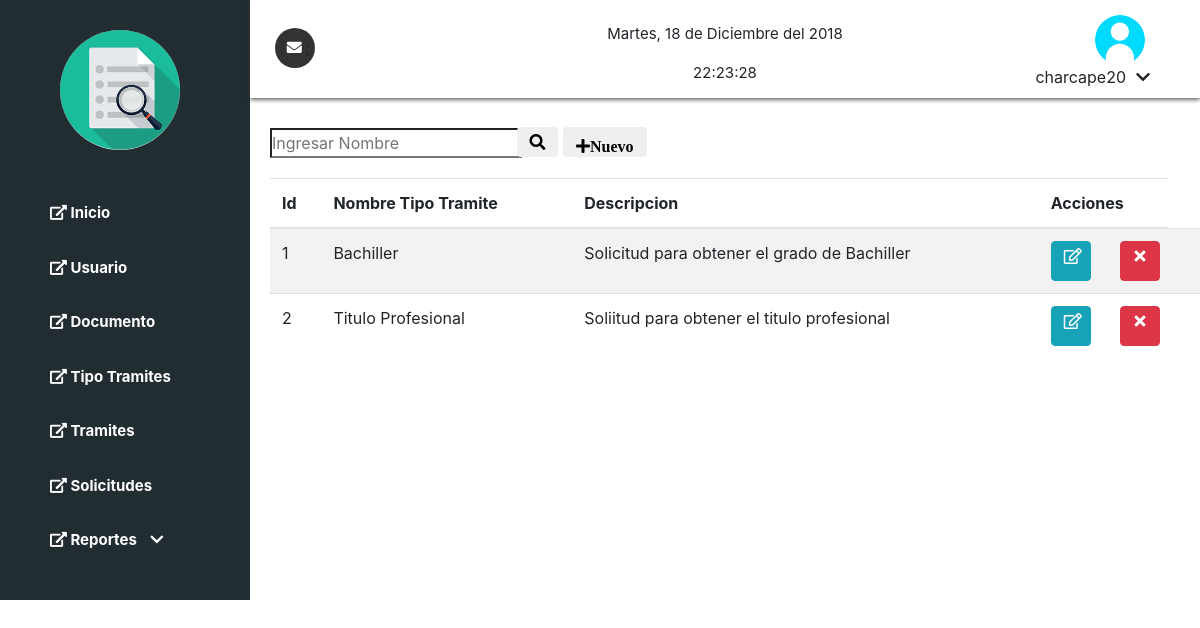
/tipotramite (signed in), run on the app's committed database.
### tables this page shows
create table if not exists t_tipo_tramite
(
  `id_tipo_tramite`     integer(11)  not null auto_increment,
  `nombre_tipo_tramite` varchar(25)  not null,
  `descripcion`         varchar(100) not null,
  constraint `pk_tipo_tramite` primary key (id_tipo_tramite)
);

### models/conexion.php (called while the page is built)
<?php
class Conexion{
    public function conectar(){
        $link=new PDO("mysql:host=localhost;dbname=trazabilidad","root","",
        array(PDO::MYSQL_ATTR_INIT_COMMAND => 'SET NAMES  \'UTF8\''));
        return $link;
    }
}

### models/tipotramite.php (called while the page is built, shortened)
<?php
require_once 'conexion.php';
class TipotramiteModel
{
    public function mostrarTipotramiteModel($tabla1)
    {
        try {
            $con = new Conexion();
            $stmt = $con->conectar()->prepare(
                "Select * From $tabla1"
            );
            $stmt->execute();
            return $stmt->fetchAll();
        } catch (Exception $e) {
            die($e->getMessage());
        }
    }
}

### controllers/enlaces.php (called while the page is built)
<?php
class Enlaces{
	public function enlacesController(){
		if(isset($_GET["action"])){
			$enlaces = $_GET["action"];
		}
		else{
			$enlaces = "index";
		}
		$enlacesModels=new EnlacesModels();
		$respuesta = $enlacesModels->enlacesModel($enlaces);
		include $respuesta;
	}
}

### controllers/template.php (called while the page is built)
<?php
class TemplateController{
	public function template(){
		include "views/template.php";
	}
}

### index.php (called while the page is built, shortened)
<?php
require_once "models/enlaces.php";
require_once "models/tipotramite.php";
require_once "controllers/template.php";
require_once "controllers/enlaces.php";
require_once "controllers/tipotramite.php";
$template = new TemplateController();
$template -> template();

### controllers/tipotramite.php (the view, shortened to what this page needs)
<?php
require_once 'models/tipotramite.php';
class TipotramiteController
{
    public function mostrarTipotramiteController()
    {
        $tipotramiteModel = new TipotramiteModel();
        $respuesta = $tipotramiteModel->mostrarTipotramiteModel("t_tipo_tramite");
        foreach ($respuesta as $row => $item) {
            echo '<tr>
                <td>' . $item["id_tipo_tramite"] . '</td>
                <td>' . $item["nombre_tipo_tramite"] . '</td>
                <td>' . $item["descripcion"] . '</td>
                <td>
                    <a href="#myModalModificar' . $item["id_tipo_tramite"] . '" data-toggle="modal"><span  class="btn btn-info far fa-edit modificar"></span></a>
                </td>
                <td>
                    <a href="index.php?action=tipotramite&idBorrar=' . $item["id_tipo_tramite"] . '"><span class="btn btn-danger fa fa-times eliminar"></span></a>
                </td>
                <div class="modal fade" id="myModalModificar' . $item["id_tipo_tramite"] . '" role="dialog">
                                    <input type="hidden" name="id_tipo_tramite" value="' . $item["id_tipo_tramite"] . '">
                                        <input type="text" class="form-control" name="nombre_tipo_tramite" placeholder="Ingresa tu dni" value="' . $item["nombre_tipo_tramite"] . '">
                                        <input type="text" class="form-control" name="descripcion" placeholder="Ingresa tu Primer Nombre" value="' . $item["descripcion"] . '">
                </div>
                </tr>';
        }
    }
}

### views/css/estilos.css (style rules this page uses)
* { margin: 0; padding: 0; box-sizing: border-box; }
span { margin-left: 10px; }
.modificar { margin-left: 0px; }
a .eliminar { margin-left: -60px; height: 40px; }
.eliminar,.modificar { width: 40px; height: 40px; }

### data on the page
t_tipo_tramite: id_tipo_tramite "1", nombre_tipo_tramite "Bachiller", descripcion "Solicitud para obtener el grado de Bachiller"
t_tipo_tramite: id_tipo_tramite "2", nombre_tipo_tramite "Titulo Profesional", descripcion "Soliitud para obtener el titulo profesional"

### other printed values
$hora->format('H:i:s') "22:23:28"
$_SESSION["usuario"] "charcape20"
